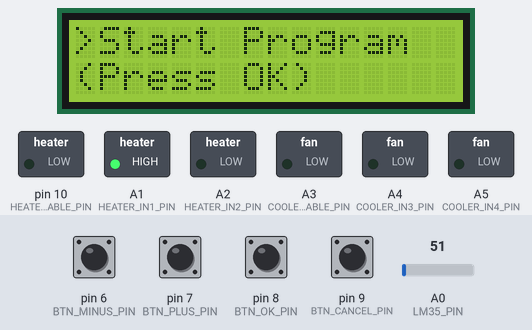
Recording of a sketch running on a simulated Arduino Uno, built with avr-gcc and run on an emulated ATmega328P. On the bench: 16×2 character LCD, switched loads named in the sketch (green lamp = pin HIGH). Inputs (shaded band) come from the test bench; at power-on: pin 6 (BTN_MINUS_PIN), pin 7 (BTN_PLUS_PIN), pin 8 (BTN_OK_PIN), pin 9 (BTN_CANCEL_PIN) LOW, A0 (LM35_PIN) = 51.

Above: at 3.2 s.
3.3 s: pin 8 (BTN_OK_PIN) pulled HIGH for 0.15 s
At 4.1 s:
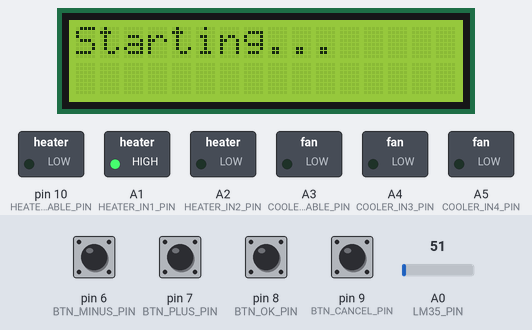
6.4 s: pin 9 (BTN_CANCEL_PIN) pulled HIGH for 0.15 s
At 6.9 s:
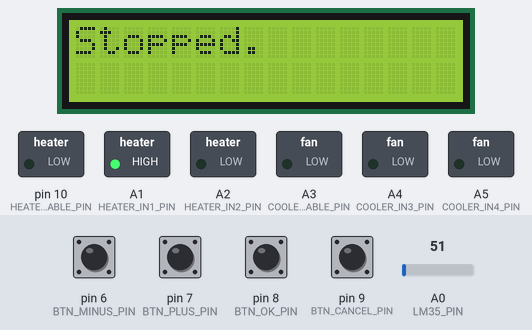
8.9 s: pin 6 (BTN_MINUS_PIN) pulled HIGH for 1 s
At 10.7 s:
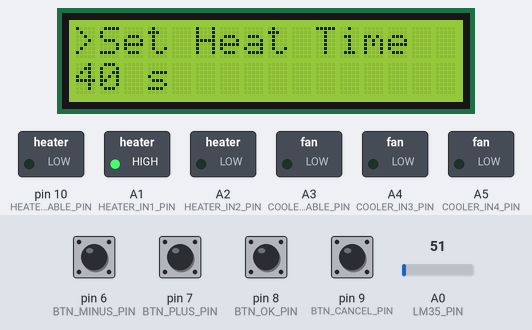
11.4 s: pin 6 (BTN_MINUS_PIN) pulled HIGH for 0.15 s
At 11.9 s:
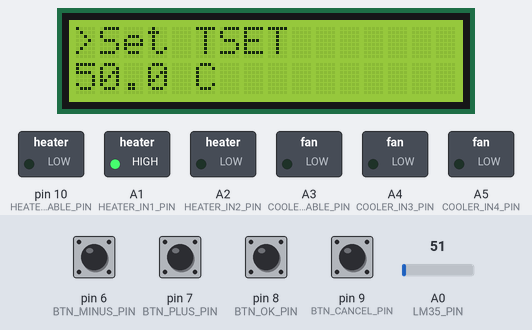
13.0 s: pin 8 (BTN_OK_PIN) pulled HIGH for 1 s
At 15.1 s:
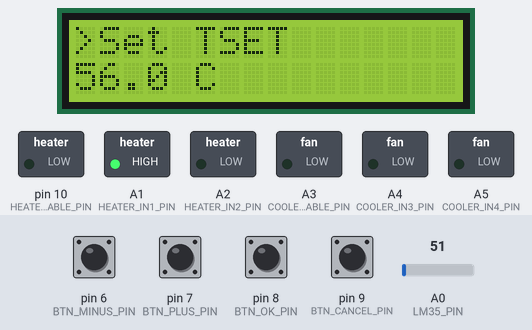
15.5 s: pin 7 (BTN_PLUS_PIN) pulled HIGH for 0.15 s
At 16.2 s:
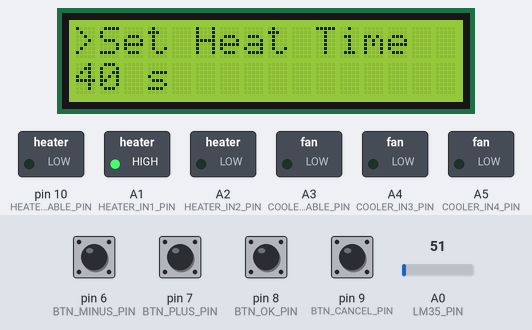
Timing chart, 0 to 18.1 s (numbered marks = the images above; inputs shaded):
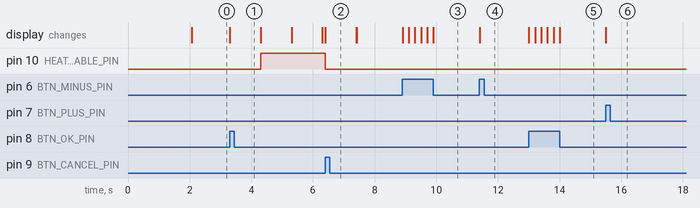

Measured:
- after the input at 3.3 s, pin 10 (HEATER_ENABLE_PIN): LOW → HIGH after 1.0 s; the display: changes at once (image 1)
- after the input at 6.4 s, pin 10 (HEATER_ENABLE_PIN): HIGH → LOW at once; the display: changes at once (image 2)
- after the input at 8.9 s, the display: first changes at once (image 3 shows a later state)
- after the input at 11.4 s, the display: changes at once (image 4)
- after the input at 13.0 s, the display: first changes at once (image 5 shows a later state)
- after the input at 15.5 s, the display: changes at once (image 6)

The sketch:

PID_Controller_Final.ino
```cpp
#include <LiquidCrystal.h>
#include <EEPROM.h>

// ===================================================================
// 1. PIN DEFINITIONS
// ===================================================================

// LCD Pins
const int LCD_RS = 12;
const int LCD_EN = 11;
const int LCD_D4 = 5;
const int LCD_D5 = 4;
const int LCD_D6 = 3;
const int LCD_D7 = 2;

// Initialize LCD library
LiquidCrystal lcd(LCD_RS, LCD_EN, LCD_D4, LCD_D5, LCD_D6, LCD_D7);

// Button Pins
const int BTN_OK_PIN = 8;
const int BTN_CANCEL_PIN = 9;
const int BTN_PLUS_PIN = 7;
const int BTN_MINUS_PIN = 6;

// Sensor Pin
const int LM35_PIN = A0;

// H-Bridge Pins (L293D/L298N)
// Channel 1&2 (Heater - Incandescent Bulb)
const int HEATER_ENABLE_PIN = 10;  // ENA (PWM)
const int HEATER_IN1_PIN = A1;
const int HEATER_IN2_PIN = A2;

// Channel 3&4 (Cooler - DC Fan)
const int COOLER_ENABLE_PIN = A3;  // ENB
const int COOLER_IN3_PIN = A4;
const int COOLER_IN4_PIN = A5;

// ===================================================================
// 2. GLOBAL VARIABLES
// ===================================================================

// System Parameters
float TSET = 50.0;               // Target temperature (Celsius)
unsigned long heatingTime = 40;  // Heating phase duration (seconds)
unsigned long holdingTime = 5;   // Holding phase duration (seconds)
unsigned long coolingTime = 20;  // Cooling phase duration (seconds)

// PID Constants
float KP = 10.0;  // Proportional Gain
float KI = 0.5;   // Integral Gain
float KD = 1.0;   // Derivative Gain

// Menu Variables
int menuState = 0;
bool menuChanged = true;

const char *menuItems[] = {
  "Start Program",
  "Set TSET",
  "Set Heat Time",
  "Set Hold Time",
  "Set Cool Time",
  "Set KP",
  "Set KI",
  "Set KD"
};
const int maxMenuState = 7;

// State Machine Variables
enum ProgramState { IDLE,
                    HEATING,
                    HOLDING,
                    COOLING };
ProgramState currentState = IDLE;
unsigned long stateStartTime = 0;
bool programRunning = false;

// Button Debouncing
unsigned long lastButtonPressTime = 0;
const long buttonDebounceDelay = 200;

// PID Calculation Variables
float currentTemp = 0.0;
float pidOutput = 0;
float pidError = 0;
float pidIntegral = 0;
float pidLastError = 0;

// ===================================================================
// 3. SETUP
// ===================================================================
void setup() {
  // Initialize LCD
  lcd.begin(16, 2);
  lcd.print("PID System V1.0");
  lcd.setCursor(0, 1);
  lcd.print("Initializing...");

  // Initialize Button Pins
  pinMode(BTN_OK_PIN, INPUT);
  pinMode(BTN_CANCEL_PIN, INPUT);
  pinMode(BTN_PLUS_PIN, INPUT);
  pinMode(BTN_MINUS_PIN, INPUT);

  // Initialize H-Bridge Pins
  pinMode(HEATER_ENABLE_PIN, OUTPUT);
  pinMode(HEATER_IN1_PIN, OUTPUT);
  pinMode(HEATER_IN2_PIN, OUTPUT);

  pinMode(COOLER_ENABLE_PIN, OUTPUT);
  pinMode(COOLER_IN3_PIN, OUTPUT);
  pinMode(COOLER_IN4_PIN, OUTPUT);

  // Turn off all actuators on startup
  controlHeater(0);
  controlCooler(false);

  delay(2000);
  lcd.clear();
}

// ===================================================================
// 4. MAIN LOOP
// ===================================================================
void loop() {
  // Constant sensor reading
  readTemperature();

  // Main Logic Switch
  if (programRunning) {
    handleButtonsProgram();
    runStateMachine();
  } else {
    handleButtonsMenu();
    displayMenu();
  }
}

// ===================================================================
// 5. MENU FUNCTIONS
// ===================================================================

void handleButtonsMenu() {
  if (millis() - lastButtonPressTime < buttonDebounceDelay) return;

  if (digitalRead(BTN_PLUS_PIN) == HIGH) {
    lastButtonPressTime = millis();
    menuState++;
    if (menuState > maxMenuState) menuState = 0;
    menuChanged = true;
  } else if (digitalRead(BTN_MINUS_PIN) == HIGH) {
    lastButtonPressTime = millis();
    menuState--;
    if (menuState < 0) menuState = maxMenuState;
    menuChanged = true;
  } else if (digitalRead(BTN_OK_PIN) == HIGH) {
    lastButtonPressTime = millis();
    if (menuState == 0) {  // Start Program selected
      programRunning = true;
      currentState = HEATING;
      stateStartTime = millis();
      lcd.clear();
      lcd.print("Starting...");
      delay(1000);
    } else {
      editSelectedValue(1);  // Increment
    }
  } else if (digitalRead(BTN_CANCEL_PIN) == HIGH) {
    lastButtonPressTime = millis();
    editSelectedValue(-1);  // Decrement
  }
}

void editSelectedValue(int direction) {
  float step = 1.0;
  if (menuState >= 5) step = 0.1;  // Smaller steps for PID tuning

  switch (menuState) {
    case 1: TSET += (direction * step); break;
    case 2: heatingTime += direction; break;
    case 3: holdingTime += direction; break;
    case 4: coolingTime += direction; break;
    case 5: KP += (direction * step); break;
    case 6: KI += (direction * step); break;
    case 7: KD += (direction * step); break;
  }
  if (TSET < 0) TSET = 0;
  if (heatingTime < 1) heatingTime = 1;
  menuChanged = true;
}

void displayMenu() {
  if (!menuChanged) return;
  menuChanged = false;
  lcd.clear();

  lcd.setCursor(0, 0);
  lcd.print(">");
  lcd.print(menuItems[menuState]);

  lcd.setCursor(0, 1);
  switch (menuState) {
    case 0: lcd.print("(Press OK)"); break;
    case 1:
      lcd.print(TSET, 1);
      lcd.print(" C");
      break;
    case 2:
      lcd.print(heatingTime);
      lcd.print(" s");
      break;
    case 3:
      lcd.print(holdingTime);
      lcd.print(" s");
      break;
    case 4:
      lcd.print(coolingTime);
      lcd.print(" s");
      break;
    case 5: lcd.print(KP, 2); break;
    case 6: lcd.print(KI, 2); break;
    case 7: lcd.print(KD, 2); break;
  }
}

// ===================================================================
// 6. SENSOR & STATE MACHINE
// ===================================================================

void readTemperature() {
  int sensorVal = analogRead(LM35_PIN);
  float voltage = (sensorVal / 1024.0) * 5000.0;
  currentTemp = voltage / 10.0;  // 10mV = 1 degree C
}

void handleButtonsProgram() {
  if (millis() - lastButtonPressTime < buttonDebounceDelay) return;

  if (digitalRead(BTN_CANCEL_PIN) == HIGH) {
    lastButtonPressTime = millis();
    programRunning = false;
    currentState = IDLE;
    controlHeater(0);
    controlCooler(false);
    menuState = 0;
    menuChanged = true;
    lcd.clear();
    lcd.print("Stopped.");
    delay(1000);
  }
}

void runStateMachine() {
  unsigned long timeInState = (millis() - stateStartTime) / 1000;

  displayStatus(timeInState);

  switch (currentState) {
    case IDLE:
      controlHeater(0);
      controlCooler(false);
      break;

    case HEATING:
      runPID();
      if (timeInState >= heatingTime) {
        currentState = HOLDING;
        stateStartTime = millis();
      }
      break;

    case HOLDING:
      runPID();
      if (timeInState >= holdingTime) {
        currentState = COOLING;
        stateStartTime = millis();
      }
      break;

    case COOLING:
      controlHeater(0);
      controlCooler(true);
      if (timeInState >= coolingTime) {
        currentState = IDLE;
        programRunning = false;
        controlCooler(false);
        menuState = 0;
        menuChanged = true;
      }
      break;
  }
}

// ===================================================================
// 7. CONTROL LOGIC (PID)
// ===================================================================

void runPID() {
  pidError = TSET - currentTemp;

  pidIntegral += pidError;
  // Anti-windup
  if (pidIntegral > 255) pidIntegral = 255;
  if (pidIntegral < -255) pidIntegral = -255;

  float pidDerivative = pidError - pidLastError;
  pidOutput = (KP * pidError) + (KI * pidIntegral) + (KD * pidDerivative);
  pidLastError = pidError;

  if (pidOutput > 0) {
    controlCooler(false);
    if (pidOutput > 255) pidOutput = 255;
    controlHeater((int)pidOutput);
  } else {
    controlHeater(0);
  }
}

void displayStatus(unsigned long timeInState) {
  // Row 1: State and Timer
  lcd.setCursor(0, 0);
  switch (currentState) {
    case HEATING:
      lcd.print("HEATING  ");
      lcd.print(heatingTime - timeInState);
      break;
    case HOLDING:
      lcd.print("HOLDING  ");
      lcd.print(holdingTime - timeInState);
      break;
    case COOLING:
      lcd.print("COOLING  ");
      lcd.print(coolingTime - timeInState);
      break;
  }
  lcd.print("s ");

  // Row 2: Temperatures
  lcd.setCursor(0, 1);
  lcd.print("T:");
  lcd.print(currentTemp, 1);
  lcd.print("C S:");
  lcd.print(TSET, 1);
}

// ===================================================================
// 8. HARDWARE INTERFACE
// ===================================================================

void controlHeater(int pwmValue) {
  pwmValue = constrain(pwmValue, 0, 255);
  digitalWrite(HEATER_IN1_PIN, HIGH);
  digitalWrite(HEATER_IN2_PIN, LOW);
  analogWrite(HEATER_ENABLE_PIN, pwmValue);
}

void controlCooler(bool enabled) {
  if (enabled) {
    digitalWrite(COOLER_IN3_PIN, LOW);
    digitalWrite(COOLER_IN4_PIN, HIGH);
    digitalWrite(COOLER_ENABLE_PIN, HIGH);
  } else {
    digitalWrite(COOLER_ENABLE_PIN, LOW);
  }
}
```
